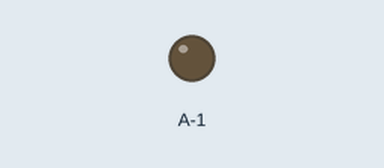
Simulated run of this sketch. Board: ATtiny85, built for the host (arithmetic inside an expression is 32-bit, double 64-bit). Parts: output pins drawn as LEDs (lit = HIGH). Dashed ring = blinking.

Above: at 0.4 s.
At 2.2 s:
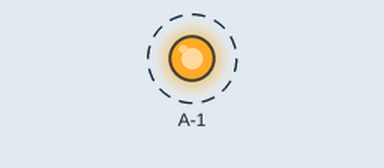
Timing chart, 0 to 3.0 s (numbered marks = the images above):
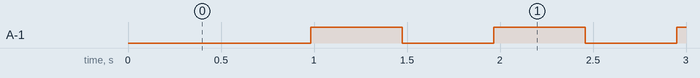

Measured:
- by itself, A-1: alternates HIGH for 0.49 s and LOW for 0.49 s

The sketch:

Timer.ino
```cpp
volatile unsigned int cuenta = 0;
bool ESTADO = false;
void setup() {

 pinMode(13,OUTPUT);


 SREG = (SREG & 0b01111111); //Desabilitar interrupciones
 TIMSK2 = TIMSK2|0b00000001; //Habilita la interrupcion por desbordamiento
 TCCR2B = 0b00000111; //Configura preescala para que FT2 sea de 7812.5Hz
 SREG = (SREG & 0b01111111) | 0b10000000; //Habilitar interrupciones //Desabilitar interrupciones


}


void loop() {

}

ISR(TIMER2_OVF_vect){
    cuenta++;
    if(cuenta > 29) {
      digitalWrite(13,ESTADO);
      ESTADO = !ESTADO;
      cuenta=0;
    }


}
```
